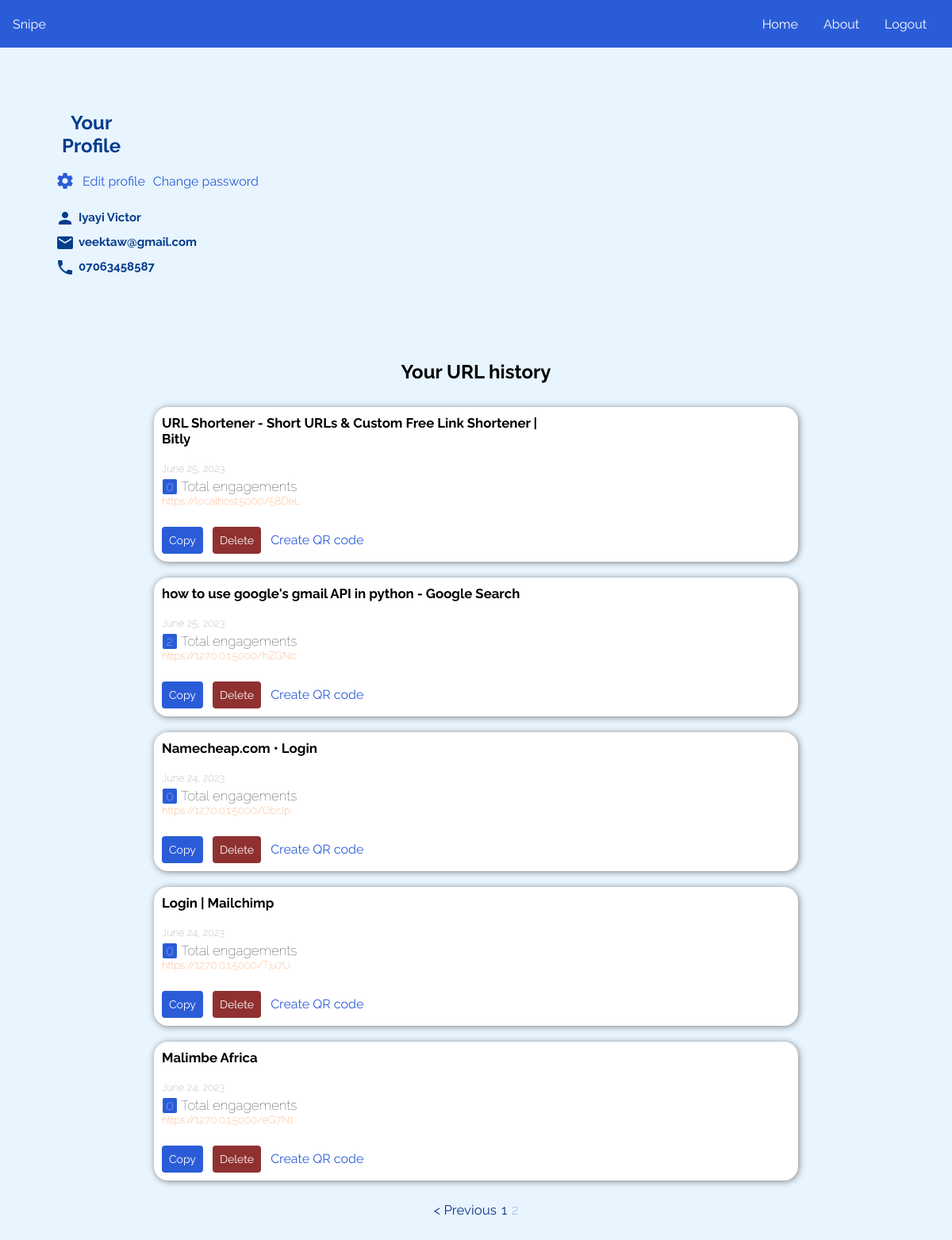
Screenshot of /1/profile/?page=2 (signed in) with the database file from the repository.
### models.py (models this page shows, shortened)
class User(db.Model, UserMixin):
    __tablename__ = 'users'
    id = db.Column(db.Integer(), primary_key=True)
    name = db.Column(db.String(64), nullable=False)
    email = db.Column(db.String(50), unique=True)
    phone_number = db.Column(db.Text(), unique=True)
    password = db.Column(db.Text(), nullable=False)
    created_at = db.Column(db.DateTime(), default=datetime.now)
    url = db.relationship('Url', backref='user', lazy=True)

class Url(db.Model):
    __tablename__  = 'urls'
    id = db.Column(db.Integer(), primary_key=True)
    url = db.Column(db.String(512))
    short_url = db.Column(db.String(5), unique=True)
    custom_url = db.Column(db.String(50), unique=False)
    qr_code_url = db.Column(db.String(300), nullable=True, unique=False)
    url_title = db.Column(db.String(900), nullable=True, unique=False)
    clicks = db.Column(db.Integer(), default=0)
    date_created = db.Column(db.DateTime(), default=datetime.now)
    country_origin = db.relationship('Country', backref='countries', lazy=True)
    user_id = db.Column(db.String(), db.ForeignKey('users.id'))

### auth.py (the view)
@auth.route('/<int:user_id>/profile/', methods=["GET", "POST"])
@login_required
def profile(user_id):
    user = User.query.filter_by(id=current_user.id).first()
    page = request.args.get('page', 1, type=int)
    per_page = 5
    urls = Url.query.filter_by(user_id=current_user.email).order_by(desc(Url.date_created)).paginate(page=page, per_page=per_page)
    context = {
    'user': user.name,
    'email': user.email,
    'phone_number': user.phone_number,
    'date': user.created_at,
    'urls': urls,
    'new_url': request.args.get('new_url'),
    'custom_url_created': request.args.get('custom_url_created'),
    }
    return render_template('profile.html', **context)

### auth.py (called while the page is built)
@login_manager.user_loader
def user_loader(id):
    return User.query.get(int(id))

### templates/profile.html (shortened to what this page needs)
{% extends 'base.html' %}
{% block body %}
<section class="top-nav">
    <div>
      Snipe
    </div>
    <ul class="menu">
      {% if current_user.is_authenticated %}
        <li><a href="{{ url_for('snipe.home') }}">Home</a></li>
        <li><a href="{{ url_for('snipe.about') }}">About</a></li>
        <li><a href="{{ url_for('auth.logout') }}">Logout</a></li>
      {% else %}
        <li><a href="{{ url_for('auth.signup') }}">Sign up</a></li>
        <li><a href="{{ url_for('auth.login') }}">Login</a></li>
      {% endif %}
    </ul>
</section>
<div class="main">
    <h2 style="margin-right: 91.5%; color: #043c8c">Your Profile</h2>
    <div class="card-profile">
      <div class="card-body" style="text-align: left;">
        <div class="column">
          <div class="profile-actions">
            <i class="material-icons settings-icon" style="margin-top: 7.5px; color: #2b5cd8;">settings</i>
            <a href="{{ url_for('snipe.edit', user_id=current_user.id) }}" class="qrcode_create" style="margin-bottom: 20px;">
              <p class="qrcode_click">Edit profile</p>
            </a>
            <a href="{{ url_for('auth.change_password')}}" class="qrcode_create" style="margin-bottom: 20px;">
              <p class="qrcode_click">Change password</p>
            </a>
          </div>
          <p class="profile-info"><i class="material-icons">person</i><span id="user-name" style="font-weight: bolder;">{{ current_user.name }}</span></p>
          <p class="profile-info"><i class="material-icons">email</i><span id="user-email" style="font-weight: bolder;">{{ current_user.email }}</span></p>
          <p class="profile-info"><i class="material-icons">phone</i><span id="user-phone" style="font-weight: bolder;">{{ current_user.phone_number }}</span></p>
        </div>
      </div>
    </div>
  </div>
    <h2 style="margin-top: 100px;">Your URL history</h2>
    <section class="hero" style="padding: 30px 20px;">
      {% if current_user.is_authenticated %}
        {% if urls %}
          {% for url in urls.items %}
            {% if url.user_id == current_user.email %}
              <div class="card">
                <a href="/{{ url.id }}/view/" style="color: black; text-decoration: none;">
                  <h1 class="card-text" style="color: black; text-decoration: none; font-size: 70%; word-wrap:break-word;">{{ url.url_title }}</h1>
                </a>
                <h5 class="date_created">{{ url.date_created.strftime('%B %d, %Y') }}</h5>
                <h5 class="card-title" style="font-weight: lighter;">
                  <div class="engagements">
                    <p class="engagement-clicks" id="engagement-{{ url.id }}" style="font-weight: lighter;">{{ url.clicks }}</p>
                  </div>
                  Total engagements
                </h5>
                {% if url.custom_url %}
                  <a href="{{ url.url }}" class="url-link" id="url_click{{ url.id }}" style="color: #ff7518; font-size: 55%; margin-top: 5px; font-weight: lighter;">
                    <p class="short-url-history" id="copy-target-{{ url.id }}" style="font-weight: lighter;">{{ url.custom_url }}</p>
                  </a>
                {% else %}
                  <a href="{{ url.url }}" class="url-link" id="url_click{{ url.id }}" style="color: #ff7518; font-size: 55%; margin-top: 5px; font-weight: lighter;">
                    <p class="short-url-history" id="copy-target-{{ url.id }}" style="font-weight: lighter;">{{ url.short_url }}</p>
                  </a>
                {% endif %}
                <button type="button" class="copy-btn5" data-clipboard-target="#copy-target-{{ url.id }}">Copy</button>
                <form action="{{ url_for('snipe.delete_url', id=url.id) }}" method="POST" class="form-profile">
                  <button type="submit" id="delete-btn" class="delete-btn2">Delete</button>
                </form>
                <a href="{{ url_for('snipe.generate_qr_code_url', id=url.id) }}" class="qrcode_create"><p class="qrcode_click">Create QR code</p></a>
              </div>
            {% endif %}
          {% endfor %}
          <div class="pagination-container">
            {% if urls.has_prev %}
              <div class="page-num1">
                <a href="{{ url_for('auth.profile', user_id=current_user.id, page=urls.prev_num) }}" class="pagination-link">&lt; Previous</a>
              </div>
            {% endif %}
            <div class="pagination-numbers">
              {% for num in urls.iter_pages() %}
                {% if num %}
                  {% if num == urls.page %}
                    <div class="page-num1 current-page">
                      <span class="pagination-link">{{ num }}</span>
                    </div>
                  {% else %}
                    <div class="page-num1">
                      <a href="{{ url_for('auth.profile', user_id=current_user.id, page=num) }}" class="pagination-link">{{ num }}</a>
                    </div>
                  {% endif %}
                {% endif %}
              {% endfor %}
            </div>
          </div>
        {% endif %}
      {% endif %}
    </section>
{% endblock %}

### static/css/home.css (style rules this page uses)
* { margin: 0; padding: 0; box-sizing: border-box; padding-top: 0%; font-family: Trebuchet MS; }
a { text-decoration: none; color: white; }
h2 { vertical-align: center; text-align: center; }
html, body { margin: 0; height: 100%; }
* { font-family: "Raleway"; box-sizing: border-box; }
.top-nav { display: flex; flex-direction: row; align-items: center; justify-content: space-between; background-color: #2b5cd8; margin-bottom: 80px; color: #FFF; height: 60px; padding: 1em; }
.menu { display: flex; flex-direction: row; list-style-type: none; margin: 0; padding: 0; }
.menu > li { margin: 0 1rem; overflow: hidden; }
form { display: block; flex-direction: row; width: 80%; margin: auto; margin-bottom: 40px; }
.form-profile { display: inline; flex-direction: row; width: 80%; margin: auto; margin-bottom: 40px; }
section.hero { padding: 100px 20px; color: #1b1b1b; font-size: 24px; width: 100%; margin: auto; }
.card { padding: 10px; background-color: white; border-radius: 18px; margin: auto; width: 70%; box-shadow: 1px 1px 8px 0 grey; margin-bottom: 20px; }
.card-title { margin-top: 0; font-size: 17px; }
.card-text { word-wrap:break-word; margin-bottom: 20px; font-size: 32px; width: 60%; }
.date_created { color: #7d7c7c; margin-top: 0px; font-size: 13px; font-weight: lighter; }
.copy-btn5 { overflow:inherit; background-color: #2b5cd8; color: white; align-items: center; justify-content: center; font-size: 14px; border: #2b5cd8 solid; border-radius: 4px; padding: 6px; margin-left: 0px; margin-right: 6px; margin-top: 0; display: inline; transition-duration: 0.2s; }
.delete-btn2 { background-color: #8f3131; color: white; align-items: center; justify-content: center; font-size: 14px; border: #8f3131 solid; border-radius: 4px; padding: 6px; margin-left: 0px; margin-right: 6px; margin-top: 10px; display: inline; transition-duration: 0.2s; }
.short-url-history { margin-bottom: 15px; font-weight: lighter; }
.engagements { display: inline-block; background-color: #2b5cd8; color: white; justify-content: center; font-size: 16px; text-align: center; font-weight: lighter; border: 1px solid; border-radius: 3px; width: 20px; margin-top: 5px; align-items: center; }
.engagement-clicks { margin: auto; font-weight: lighter; }
.qrcode_click { display: inline; font-size: 16px; }
.qrcode_create { color: #2b5cd8; }
.pagination-container { text-align: center; }
.page-num1 { display: inline-block; text-align: center; color: #2b5cd8; font-weight: lighter; font-size: 70%; }
.pagination-numbers { display: inline-block; }
.pagination-link { color: #0f3288; font-weight: bolder; }
.current-page .pagination-link { color: #2b5cd8; font-weight: lighter; }

### static/css/profile.css (style rules this page uses)
* { margin: 0; }
body { background-color: #e8f5ff; font-family: Arial; }
.main { margin-top: 2%; margin-left: auto; margin-right: auto; font-size: 28px; padding: 0 10px; width: 90%; }
.main h2 { color: #2b5cd8; font-size: 24px; margin-bottom: 10px; }
.column { display: flex; flex-direction: column; align-items: flex-start; }
.profile-info { display: flex; align-items: center; color: #043c8c; font-size: 15px; margin-bottom: 5px; }
.profile-info i { margin-right: 5px; margin-top: 2px; }
.profile-actions { display: flex; gap: 10px; }

### rows the page displays
User: name "Iyayi Victor", email "veektaw@gmail.com", phone_number "07063458587"
Url: url_title "URL Shortener - Short URLs & Custom Free Link Shortener | Bitly", date_created "June 25, 2023", clicks "0", short_url "https://localhost:5000/58DeL"
Url: url_title "how to use google's gmail API in python - Google Search", date_created "June 25, 2023", clicks "2", short_url "https://127.0.0.1:5000/hZGNc"
Url: url_title "Namecheap.com • Login", date_created "June 24, 2023", clicks "0", short_url "https://127.0.0.1:5000/ObrJp"
Url: url_title "Login | Mailchimp", date_created "June 24, 2023", clicks "0", short_url "https://127.0.0.1:5000/Tju7U"
Url: url_title "Malimbe Africa", date_created "June 24, 2023", clicks "0", short_url "https://127.0.0.1:5000/eG7N1"

### other values shown
{{ num }} "1"
{{ num }} "2"
